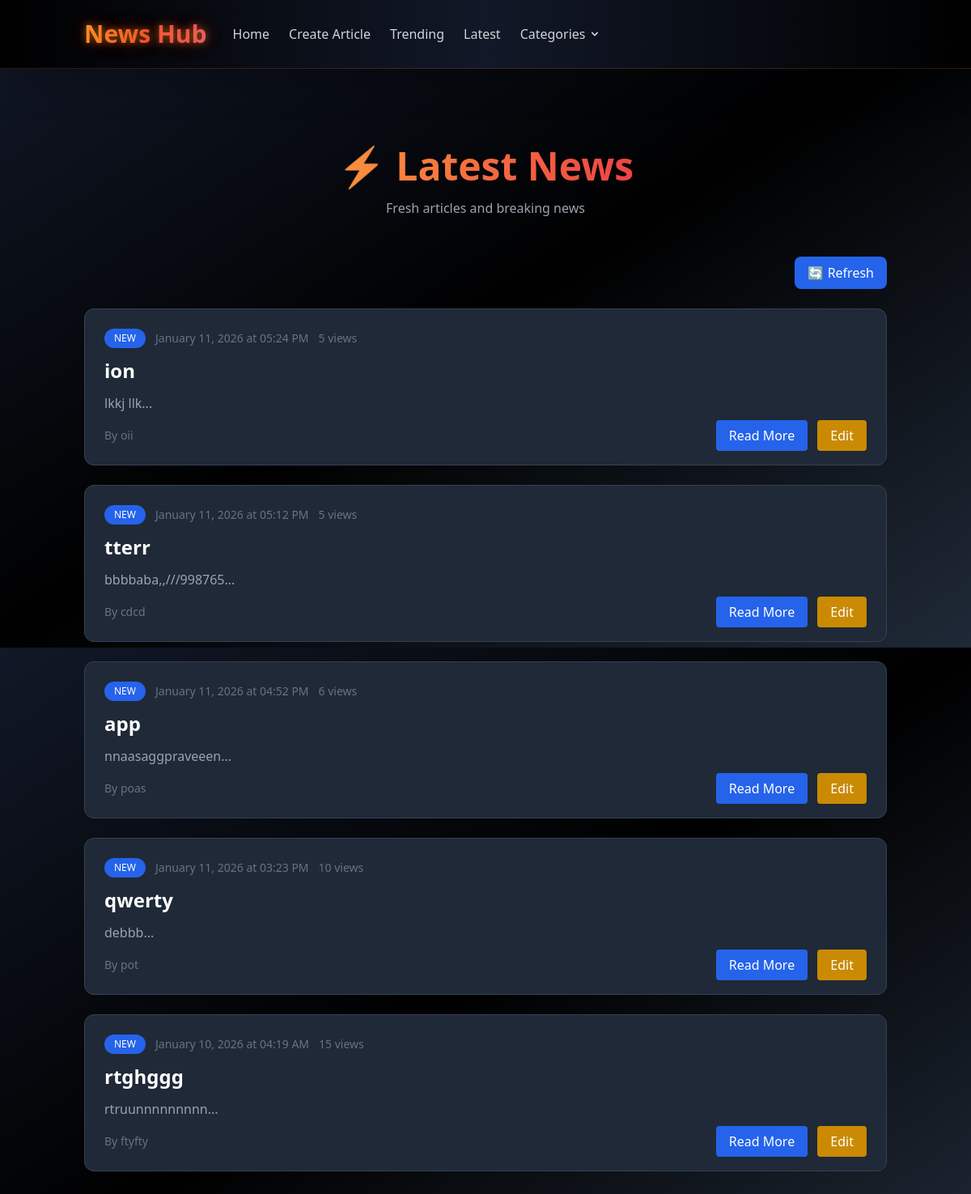
The app's page /articles/latest with its own data.
### backend/models/article.py (models this page shows)
class Article(db.Model):
    id = db.Column(db.Integer, primary_key=True)
    title = db.Column(db.String(200), nullable=False)
    content = db.Column(db.Text, nullable=False)
    author = db.Column(db.String(100), default='Anonymous')
    view_count = db.Column(db.Integer, default=0)
    created_at = db.Column(db.DateTime, default=datetime.utcnow)

### backend/controllers/article_controller.py (the view)
@bp.route('/latest')
def latest():
    articles = ArticleService.get_latest_articles()
    return render_template('latest_articles.html', articles=articles)

### backend/services/article_service.py (called while the page is built)
    @staticmethod
    def get_latest_articles(limit=10):
        return Article.query.order_by(Article.created_at.desc()).limit(limit).all()

### templates/latest_articles.html (shortened to what this page needs)
{% extends 'layout.html' %}
{% block content %}
<div class="min-h-screen py-12">
  <div class="container mx-auto px-4 py-12">
    <div class="text-center mb-12">
      <h1 class="text-5xl font-bold text-white mb-4">
        <span class="bg-gradient-to-r from-orange-400 to-red-500 bg-clip-text text-transparent">
        </span>
      </h1>
      <p class="text-gray-400">Fresh articles and breaking news</p>
    </div>
    <div class="flex justify-end mb-6">
      <button onclick="location.reload()" class="px-4 py-2 bg-blue-600 text-white rounded-lg hover:bg-blue-700 transition duration-300">
        🔄 Refresh
      </button>
    </div>
    {% if articles %}
    <div class="space-y-6">
      {% for article in articles %}
        <div class="bg-gray-800 rounded-xl p-6 border border-gray-700 hover:border-blue-500/50 transition duration-300">
          <div class="flex items-start justify-between">
            <div class="flex-1">
              <div class="flex items-center space-x-3 mb-3">
                <span class="px-3 py-1 bg-blue-600 text-white text-xs rounded-full">NEW</span>
                <span class="text-gray-500 text-sm">{{ article.created_at.strftime('%B %d, %Y at %I:%M %p') }}</span>
                <span class="text-gray-500 text-sm">{{ article.view_count or 0 }} views</span>
              </div>
              <h2 class="text-2xl font-bold text-white mb-3">{{ article.title }}</h2>
              <p class="text-gray-400 mb-4">{{ article.content[:150] }}...</p>
              <div class="flex justify-between items-center">
                <span class="text-sm text-gray-500">By {{ article.author }}</span>
                <div class="space-x-2">
                  <a href="/articles/{{ article.id }}" class="px-4 py-2 bg-blue-600 text-white rounded">Read More</a>
                  <a href="/articles/edit/{{ article.id }}" class="px-4 py-2 bg-yellow-600 text-white rounded">Edit</a>
                </div>
              </div>
            </div>
          </div>
        </div>
      {% endfor %}
    </div>
    {% else %}
    <div class="text-center py-16">
      <h3 class="text-2xl font-bold text-gray-300 mb-2">No Articles Yet</h3>
      <p class="text-gray-500 mb-4">Be the first to publish breaking news!</p>
      <a href="/articles/create" class="px-6 py-3 bg-green-600 text-white rounded-xl">Write First Article</a>
    </div>
    {% endif %}
  </div>
</div>
{% endblock %}

### records on screen
Article: created_at "January 11, 2026 at 05:24 PM", view_count "5", title "ion", content "lkkj llk", author "oii"
Article: created_at "January 11, 2026 at 05:12 PM", view_count "5", title "tterr", content "bbbbaba,,///998765", author "cdcd"
Article: created_at "January 11, 2026 at 04:52 PM", view_count "6", title "app", content "nnaasaggpraveeen", author "poas"
Article: created_at "January 11, 2026 at 03:23 PM", view_count "10", title "qwerty", content "debbb", author "pot"
Article: created_at "January 10, 2026 at 04:19 AM", view_count "15", title "rtghggg", content "rtruunnnnnnnnn", author "ftyfty"
